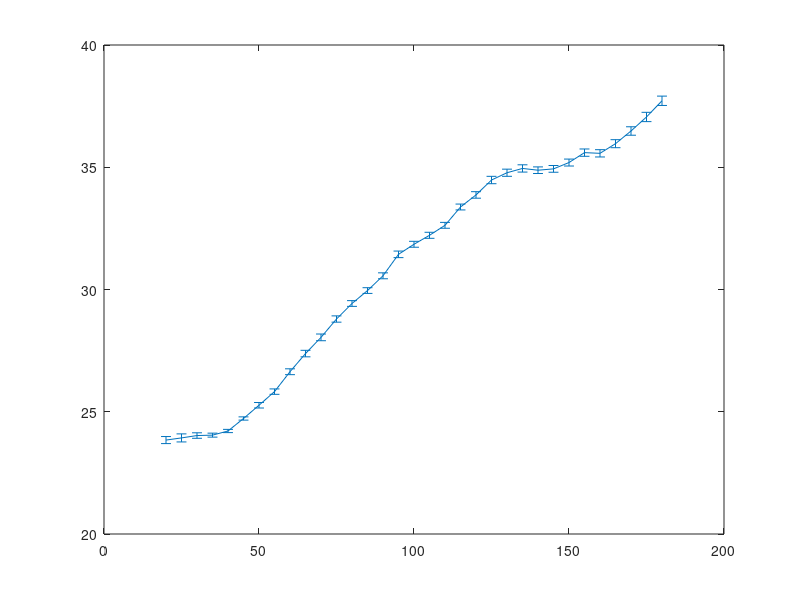

MATLAB code to generate this figure: (Note: this script raises an error after producing the figure.)
ld = load('J_vs_E.mat');

x2     = ld.fj200.x;
f2     = ld.fj200.signal;
f2_err = ld.fj200.error;


x4 = ld.fj400.x;
f4 = ld.fj400.signal;
f4_err = ld.fj400.error;
e_min_s = 45;
e_max_s = 125;

% first subrange: take from ei200
ir2_min = find(x2==e_min_s);
ir2_max = find(x2==e_max_s);
x_tot1 = x2(1:ir2_min);
s_tot1 = f2(1:ir2_min);
e_tot1 = f2_err(1:1:ir2_min);

% second subrange: take half from ei200, half from ei400
s_par2 =f2(ir2_min+1:ir2_max);

ir4_min = find(x4==e_min_s);
ir4_max = find(x4==e_max_s);
s_par4 =f4(ir4_min+1:ir4_max);

s_tot2 = 0.5*(s_par2 + s_par4);
x_tot2 = x4(ir4_min+1:ir4_max);
e_tot2 = f4_err(ir4_min+1:ir4_max);

% third subrange: take data from ei400
e_max_t = 180;
ir4t_max = find(x4==e_max_t);
s_tot3 = f4(ir4_max+1:ir4t_max);
x_tot3 = x4(ir4_max+1:ir4t_max);
e_tot3 = f4_err(ir4_max+1:ir4t_max);

x = [x_tot1,x_tot2,x_tot3];
s = [s_tot1',s_tot2',s_tot3'];
err = [e_tot1',e_tot2',e_tot3'];
se = s+err;
errorbar(x,s,err);

e_min = min(x);
e_max = max(x);
J_min = min(s);
J_max = max(s);

q= 0.01:0.01:0.99;
JvsQ100 = zeros(size(q));
JvsQ110 = zeros(size(q));
JvsQ111 = zeros(size(q));
JvsQ100_e = zeros(size(q));
JvsQ110_e = zeros(size(q));
JvsQ111_e = zeros(size(q));
for i=1:numel(q)
    % this gived dispersion e (q);
    E_vs_q100 = fzero(@(e)(j_vs_e100(e,q(i),x,s,e_min,J_min,e_max,J_max)),0);
    Err_vs_q100 = fzero(@(e)(j_vs_e100(e,q(i),x,se,e_min,J_min,e_max,J_max)),0);
    JvsQ100_e(i) = abs(Err_vs_q100 -E_vs_q100);
    % and this strips it to J(q);
    JvsQ100(i) = 0.125*E_vs_q100/(1-cos(pi*q(i)));
    
    E_vs_q110 = fzero(@(e)(j_vs_e110(e,q(i),x,s,e_min,J_min,e_max,J_max)),0);
    Err_vs_q110 = fzero(@(e)(j_vs_e110(e,q(i),x,se,e_min,J_min,e_max,J_max)),0);    
    JvsQ110_e(i) = abs(Err_vs_q110-E_vs_q110);
    JvsQ110(i) = 0.125*E_vs_q110/(1-cos(pi/sqrt(2)*q(i)).^2);
    
    E_vs_q111 =  fzero(@(e)(j_vs_e111(e,q(i),x,s,e_min,J_min,e_max,J_max)),0);
    Err_vs_q111 = fzero(@(e)(j_vs_e111(e,q(i),x,se,e_min,J_min,e_max,J_max)),0);
    JvsQ111_e(i) = abs(Err_vs_q111-E_vs_q111);
    
    JvsQ111(i) = 0.125*E_vs_q111/(1-cos(pi/sqrt(3)*q(i)).^3);    
end
q_sq = q.*q;

qi_min = acos(1-e_min/(8*J_min))/pi;
qi_max = acos(1-e_max/(8*J_max))/pi;
JvsQ = cell(3,1);
JvsQ_err = cell(3,1);
JvsQ{1}= JvsQ100;
JvsQ{2} = JvsQ110;
JvsQ{3} = JvsQ111;
EvsQ_err{1} = JvsQ100_e;
EvsQ_err{2} = JvsQ110_e;
EvsQ_err{3} = JvsQ111_e;
plot(q_sq,JvsQ{1},'r',q_sq,JvsQ{2},'g',q_sq,JvsQ{3},'b');
hold on
errorbar(q_sq,JvsQ{1},EvsQ_err{1},'r')
errorbar(q_sq,JvsQ{2},EvsQ_err{2},'g')
errorbar(q_sq,JvsQ{3},EvsQ_err{3},'b')
hold off

save('J_vs_q','qi_min','qi_max','J_min','J_max','q_sq','JvsQ','EvsQ_err');



function val = j_vs_e100(en,q,base_e,base_j,e_min,J_min,e_max,J_max)


if en<e_min
    Je = J_min;
elseif en>e_max
    Je = J_max;
else
    Je = interp1(base_e,base_j,en);
end
val = 8*Je*(1-cos(pi*q))-en;
end

function val = j_vs_e110(en,q,base_e,base_j,e_min,J_min,e_max,J_max)


if en<e_min
    Je = J_min;
elseif en>e_max
    Je = J_max;
else
    Je = interp1(base_e,base_j,en);
end
val = 8*Je*(1-cos(pi/sqrt(2)*q).^2)-en;
end
function val = j_vs_e111(en,q,base_e,base_j,e_min,J_min,e_max,J_max)


if en<e_min
    Je = J_min;
elseif en>e_max
    Je = J_max;
else
    Je = interp1(base_e,base_j,en);
end
val = 8*Je*(1-cos(pi/sqrt(3)*q).^3)-en;
end



